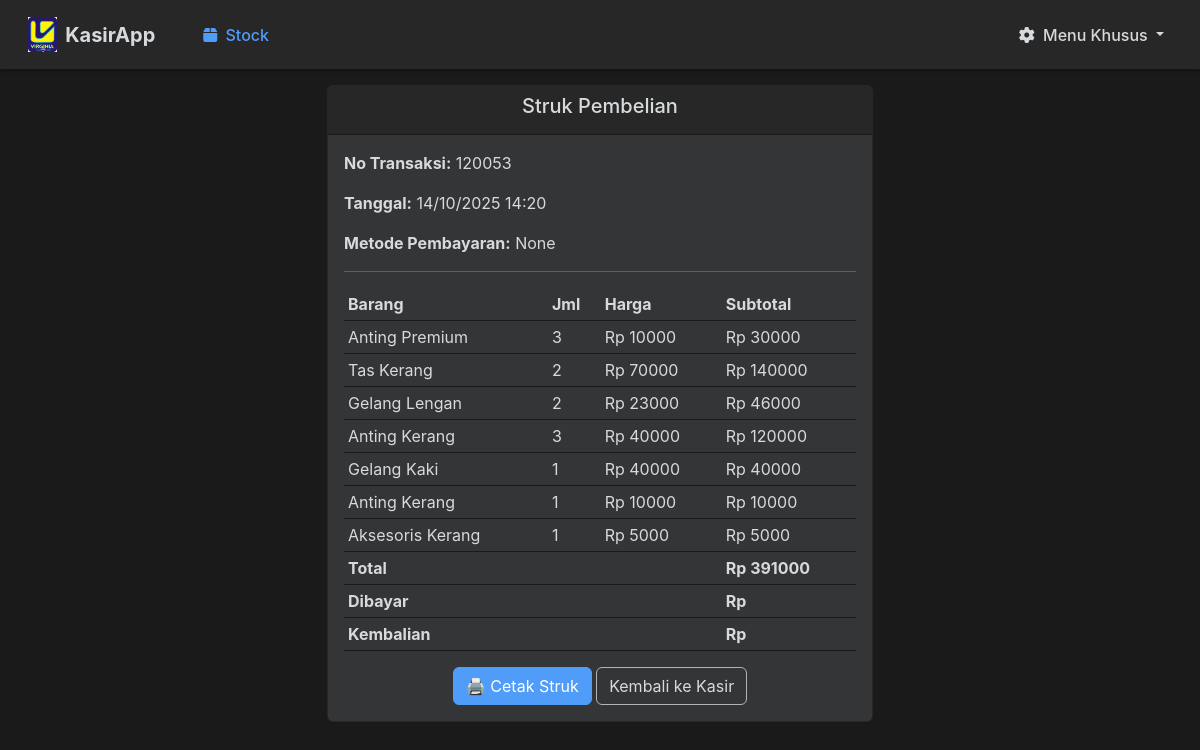
Page /struk/46/ on the earlier database version.
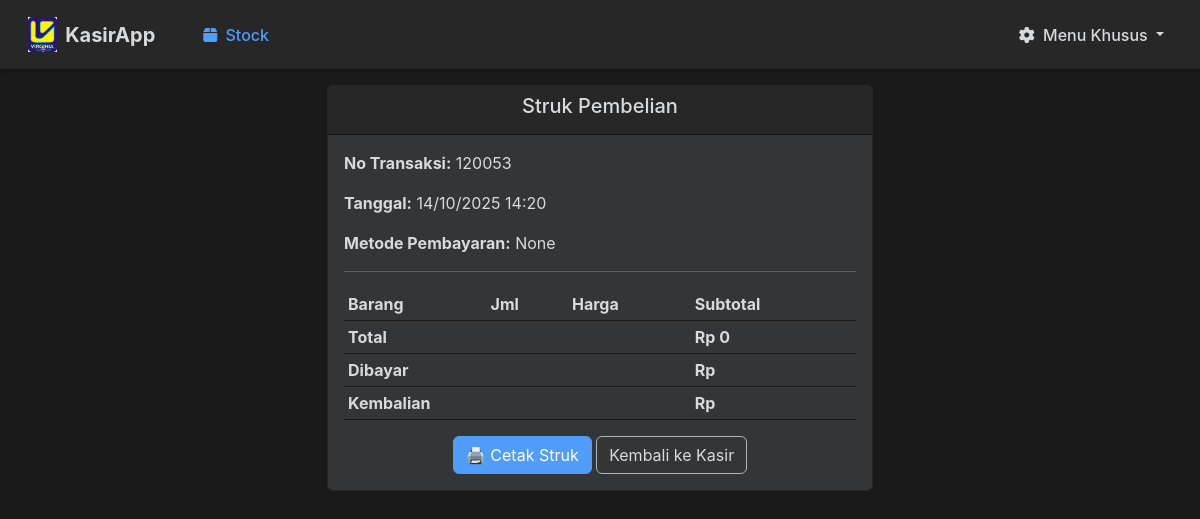
Same page on the later database version.
### kasir/models.py (models this page shows, shortened)
class DetailTransaksi(models.Model):
    transaksi = models.ForeignKey(Transaksi, on_delete=models.CASCADE)
    produk = models.ForeignKey(Produk, on_delete=models.CASCADE)
    jumlah = models.PositiveIntegerField(default=1)
    subtotal = models.DecimalField(max_digits=12, decimal_places=2)

class Produk(models.Model):
    nama_barang = models.CharField(max_length=100)
    barcode = models.CharField(max_length=50, unique=True)
    harga_barang = models.DecimalField(max_digits=12, decimal_places=2)
    stok = models.PositiveIntegerField()
    gambar = models.ImageField(upload_to='gambar_produk/', blank=True, null=True)

### kasir/views.py (the view)
# urls.py: path('struk/<int:transaksi_id>/', views.halaman_struk, name='halaman_struk'),
def halaman_struk(request, transaksi_id):
    transaksi = get_object_or_404(Transaksi, id=transaksi_id)
    details = DetailTransaksi.objects.filter(transaksi=transaksi)
    total = details.aggregate(Sum('subtotal'))['subtotal__sum'] or 0
    return render(request, 'struk.html', {
        'transaksi': transaksi,
        'details': details,
        'total': total
    })

### kasir/templates/struk.html (shortened to what this page needs)
{% extends "base.html" %}
{% load static %}
{% block content %}
<div class="container mt-3">
  <div class="row justify-content-center">
    <div class="col-md-6">
      <div class="card">
        <div class="card-header text-center">
          <h5>Struk Pembelian</h5>
        </div>
        <div class="card-body">
          <p><strong>No Transaksi:</strong> {{ transaksi.no_transaksi }}</p>
          <p><strong>Tanggal:</strong> {{ transaksi.tanggal|date:"d/m/Y H:i" }}</p>
          <p><strong>Metode Pembayaran:</strong> {{ transaksi.get_payment_method_display }}</p>
          <hr>
          <table class="table table-sm">
            <thead><tr><th>Barang</th><th>Jml</th><th>Harga</th><th>Subtotal</th></tr></thead>
            <tbody>
              {% for detail in details %}
              <tr>
                <td>{{ detail.produk.nama_barang }}</td>
                <td>{{ detail.jumlah }}</td>
                <td>Rp {{ detail.produk.harga_barang|floatformat:0 }}</td>
                <td>Rp {{ detail.subtotal|floatformat:0 }}</td>
              </tr>
              {% endfor %}
            </tbody>
            <tfoot>
              <tr>
                <th colspan="3">Total</th>
                <th>Rp {{ total|floatformat:0 }}</th>
              </tr>
              <tr>
                <th colspan="3">Dibayar</th>
                <th>Rp {{ transaksi.amount_paid|floatformat:0 }}</th>
              </tr>
              <tr>
                <th colspan="3">Kembalian</th>
                <th>Rp {{ transaksi.change|floatformat:0 }}</th>
              </tr>
            </tfoot>
          </table>
          <div class="text-center mt-3">
            <button class="btn btn-primary" onclick="window.print()">🖨️ Cetak Struk</button>
            <a href="{% url 'halaman_kasir' %}" class="btn btn-secondary">Kembali ke Kasir</a>
          </div>
        </div>
      </div>
    </div>
  </div>
</div>
{% endblock %}

Differences in the rows shown:
removed DetailTransaksi: produk.nama_barang "Anting Premium", jumlah "3", produk.harga_barang "10000", subtotal "30000"
removed DetailTransaksi: produk.nama_barang "Tas Kerang", jumlah "2", produk.harga_barang "70000", subtotal "140000"
removed DetailTransaksi: produk.nama_barang "Gelang Lengan", jumlah "2", produk.harga_barang "23000", subtotal "46000"
removed DetailTransaksi: produk.nama_barang "Anting Kerang", jumlah "3", produk.harga_barang "40000", subtotal "120000"
removed DetailTransaksi: produk.nama_barang "Gelang Kaki", jumlah "1", produk.harga_barang "40000", subtotal "40000"
removed DetailTransaksi: produk.nama_barang "Anting Kerang", jumlah "1", produk.harga_barang "10000", subtotal "10000"
removed DetailTransaksi: produk.nama_barang "Aksesoris Kerang", jumlah "1", produk.harga_barang "5000", subtotal "5000"
Other differences:
{{ total|floatformat:0 }}: "391000" → "0"
